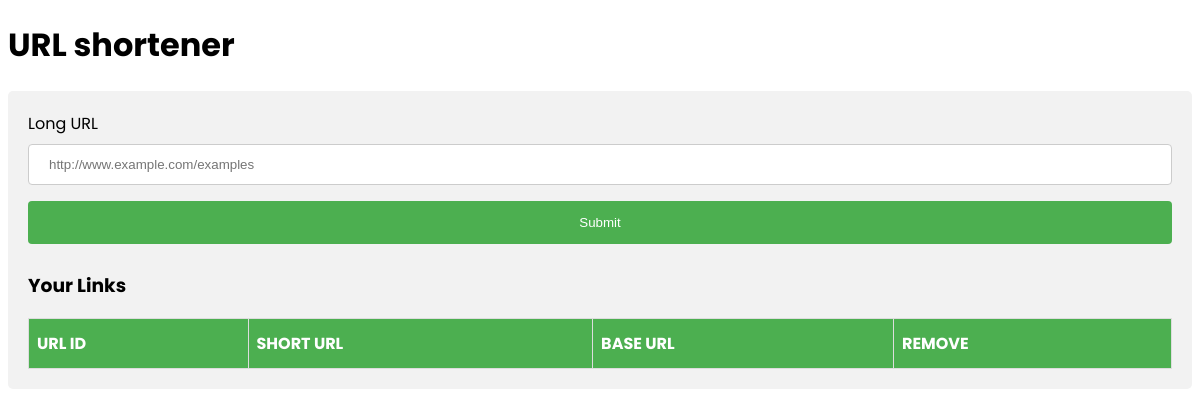
Before: / with the older database file.
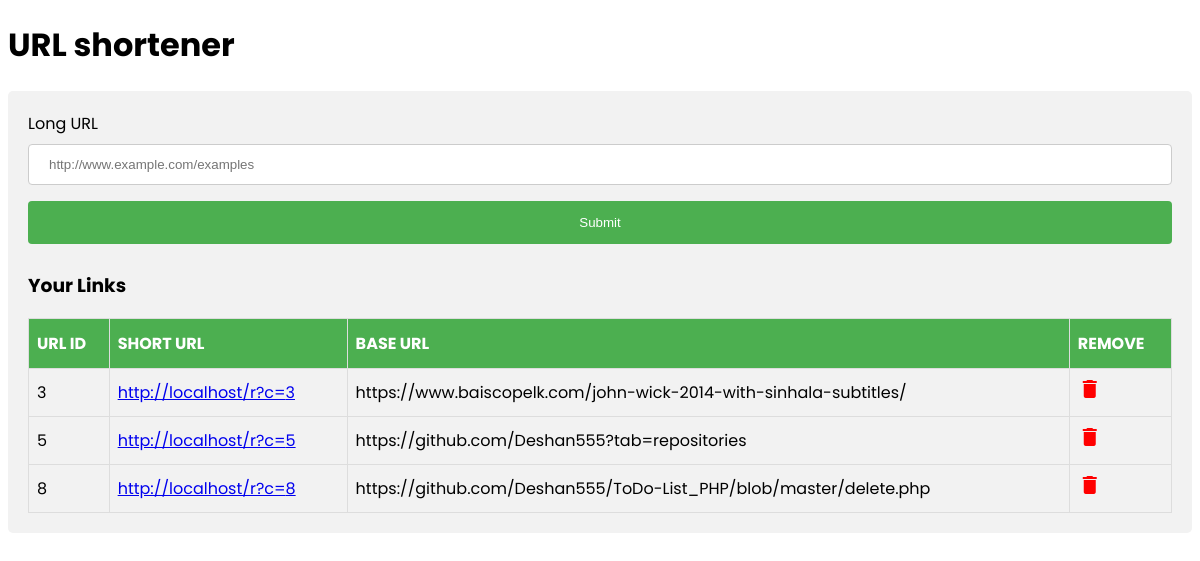
After: the same page with the newer database file.
### tables this page shows
CREATE TABLE Links_List (ID INTEGER PRIMARY KEY AUTOINCREMENT NOT NULL, BASE_URL TEXT NOT NULL);

### index.php (the view, shortened to what this page needs)
<?php
   $db = new MyDB();
   $sql =<<<EOF
      SELECT * from Links_List;;
    EOF;
   $ret = $db->query($sql);
?>
<!DOCTYPE html>
<html>
<head>
<link href="style.css" rel="stylesheet">
</head>
<body id="app">
<h1>URL shortener</h1>
<div>
  <form method="POST" action="database/insert.php">
    <label for="lname">Long URL</label>
    <input type="text" id="lname" name="base_url" placeholder="http://www.example.com/examples">
    <input type="submit" name="submit" id="submit">
  </form>
  <h3>Your Links</h3>
  <table id="customers">
    <tr>
      <th>URL ID</th>
      <th>SHORT URL</th>
      <th>BASE URL</th>
      <th>REMOVE</th>
    </tr>
    <?php
    while($row = $ret->fetchArray(SQLITE3_ASSOC))
    { ?>
    <tr>
      <td><?php echo $row['ID']?></td>
      <td><a href="<?php echo $row['BASE_URL']?>" target="_blank">http://localhost/r?c=<?php echo $row['ID']; ?></a></td>
      <td><?php echo $row['BASE_URL']?></td>
      <td>
        <form action="delete.php" method="POST" id="delete<?php echo $row['ID'];?>">
          <i class="material-icons" style="color:red; cursor: pointer;"
            onclick="document.getElementById('delete'+<?php echo $row['ID'];?>).submit();">delete</i>
        </form>
      </td>
    </tr>
    <?php } $db->close(); ?>
  </table>
</div>
</body>
</html>

### style.css (style rules this page uses)
#app { font-family: 'Poppins', sans-serif; }
#customers { font-family: 'Poppins', sans-serif; border-collapse: collapse; width: 100%; }
#customers td, #customers th { border: 1px solid #ddd; padding: 8px; }
#customers tr:nth-child(even) { background-color: #f2f2f2; }
#customers th { padding-top: 12px; padding-bottom: 12px; text-align: left; background-color: #4CAF50; color: white; }

### index.php (style rules this page uses)
input[type=text], select { width: 100%; padding: 12px 20px; margin: 8px 0; display: inline-block; border: 1px solid #ccc; border-radius: 4px; box-sizing: border-box; }
input[type=submit] { width: 100%; background-color: #4CAF50; color: white; padding: 14px 20px; margin: 8px 0; border: none; border-radius: 4px; cursor: pointer; }
div { border-radius: 5px; background-color: #f2f2f2; padding: 20px; }

Changed rows visible on the page:
added links_list: ID "3", BASE_URL "https://www.baiscopelk.com/john-wick-2014-with-sinhala-subtitles/"
added links_list: ID "5", BASE_URL "https://github.com/Deshan555?tab=repositories"
added links_list: ID "8", BASE_URL "https://github.com/Deshan555/ToDo-List_PHP/blob/master/delete.php"
